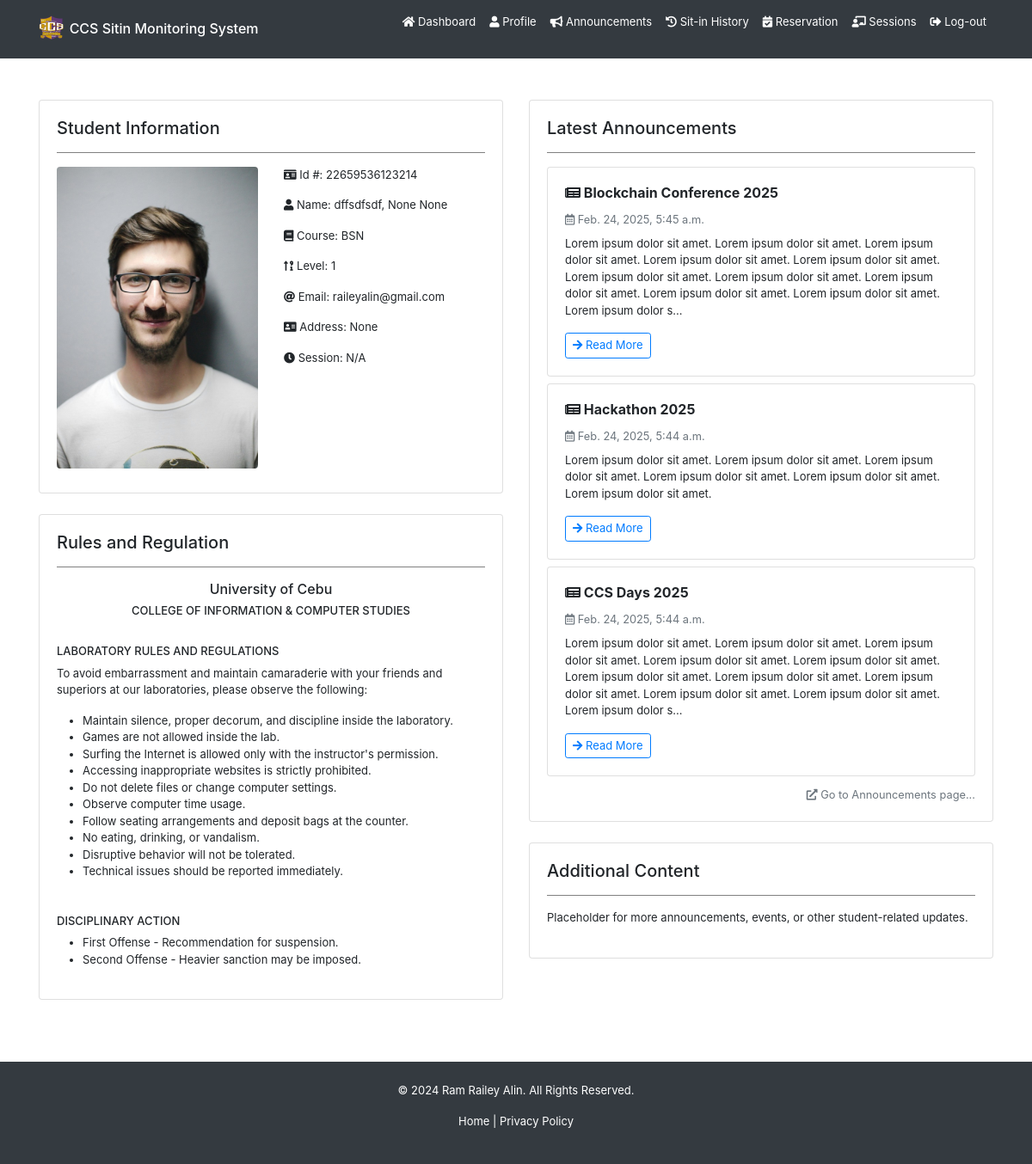
/home/ (signed in), run on an earlier commit of the app's database.
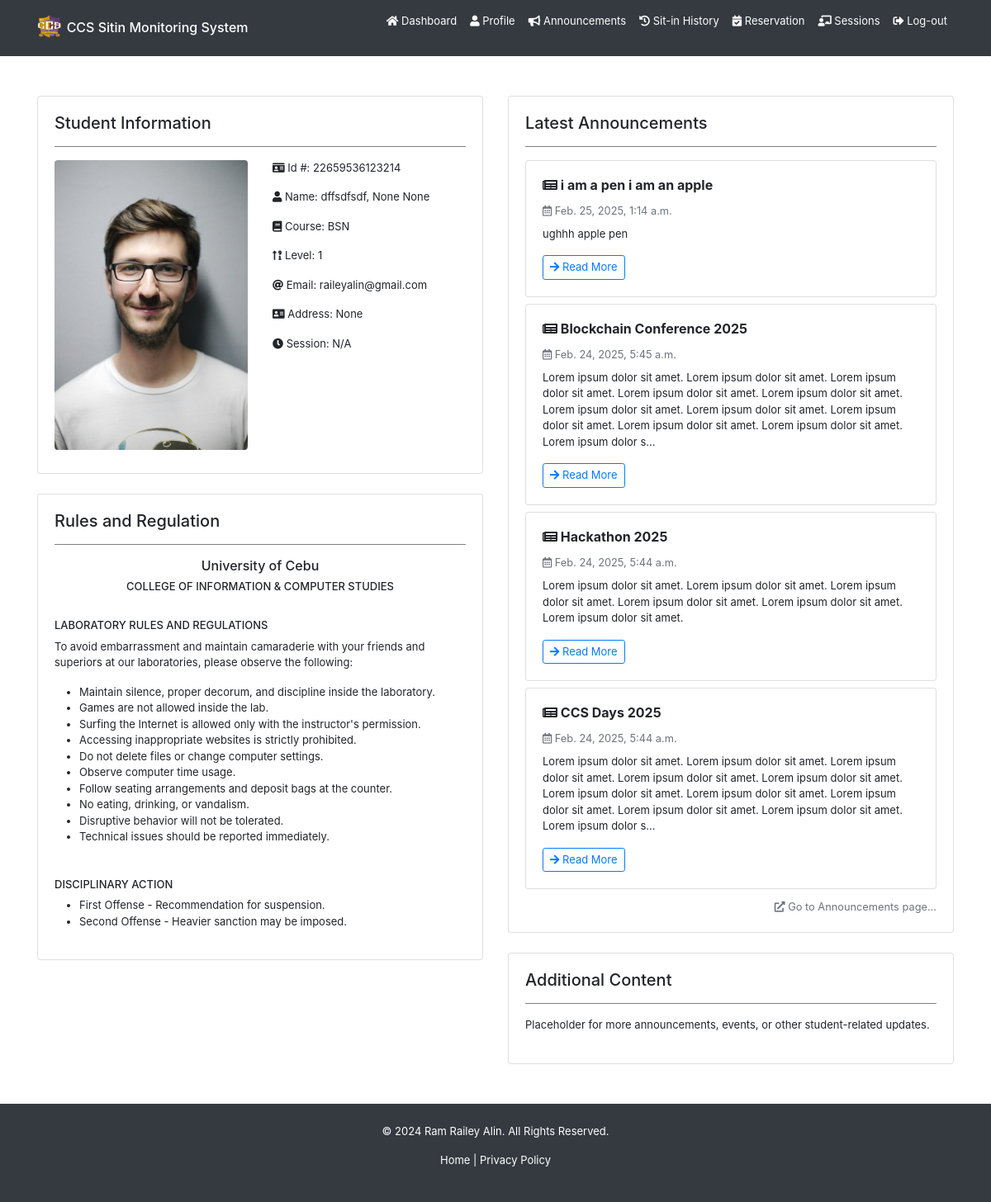
And on a later commit of the database.
### backend/models.py (models this page shows, shortened)
class Registration(models.Model):
    idno = models.IntegerField(primary_key=True)
    lastname = models.CharField(max_length=80, null=True, blank=True)
    firstname = models.CharField(max_length=80, null=True, blank=True)
    middlename = models.CharField(max_length=80, null=True, blank=True)
    course = models.CharField(max_length=80, null=True, blank=True)
    level = models.IntegerField(null=True, blank=True)
    email = models.EmailField(max_length=80, null=True, blank=True)
    address = models.CharField(max_length=255, null=True, blank=True)
    sessions = models.IntegerField(default=30, null=True, blank=True)
    profilepicture_og = models.ImageField(upload_to="profiles/", default="profiles/default.jpg", blank=True, null=True)
    profilepicture_lg = models.ImageField(upload_to="profiles/", default="profiles/default_lg.jpg", blank=True, null=True)
    profilepicture_md = models.ImageField(upload_to="profiles/", default="profiles/default_md.jpg", blank=True, null=True)
    profilepicture_sm = models.ImageField(upload_to="profiles/", default="profiles/default_sm.jpg", blank=True, null=True)
    profiledescription = models.TextField(blank=True, null=True)
    username = models.OneToOneField(User, on_delete=models.CASCADE)

class Announcement(models.Model):
    title = models.CharField(max_length=255, blank=True, null=True)
    content = models.TextField(blank=True, null=True)
    image = models.ImageField(upload_to="announcements/", default="announcements/announcement.jpg", blank=True, null=True)
    date = models.DateTimeField(auto_now_add=True)
    updated_at = models.DateTimeField(auto_now=True)
    superuser = models.ForeignKey(User, on_delete=models.CASCADE, limit_choices_to={'is_superuser': True})

### backend/views.py (the view)
# urls.py: path('home/', views.home, name='user-home'),
@login_required
def home(request):
    username = request.user.username if request.user.is_authenticated else 'Guest'
    registration = {}
    announcements = Announcement.objects.all().order_by('-date')[:5]
    if request.user.is_authenticated:
        try:
            reg = Registration.objects.get(username=request.user)
            registration = {
                'idno': reg.idno,
                'fullname': ", ".join(filter(None, [reg.lastname, " ".join(filter(None, [reg.firstname, reg.middlename]))])),
                'fname': reg.firstname,
                'lname': reg.lastname,
                'mname': reg.middlename,
                'course': reg.course,
                'level': reg.level,
                'email': reg.email,
                'address': reg.address,
                'sessions': reg.sessions,
                'profilepicture': reg.profilepicture_md,
            }
        except Registration.DoesNotExist:
            registration = {
                'idno': '',
                'fullname': '',
                'fname': '',
                'lname': '',
                'mname': '',
                'course': '',
                'level': '',
                'email': '',
                'address': '',
                'sessions': '',
                'profilepicture': 'profiles/default_lg.jpg',
            }
    if not request.user.is_authenticated:
        return redirect('/')
    return render(request, 'backend/pages/home.html', context={ 'username': username, 'registration': registration, 'announcements': announcements })

### backend/templates/backend/pages/home.html (shortened to what this page needs)
{% extends 'backend/base.html' %} {% load static %} {% block content %}
<div class="container mt-5">
    <div class="row">
        <div class="col-lg-6 col-md-12">
            <div class="row">
                <div class="col-12 mb-4">
                    <div class="card">
                        <div class="card-body student-info-card">
                            <h5 class="card-title">
                                Student Information</h5>
                            <hr />
                            <div class="row">
                                <div class="col-md-6 col-12 mb-2">
                                    <img width="100%"
                                        src="{% if registration.profilepicture and registration.profilepicture.url %}{{ registration.profilepicture.url }}{% else %}{% static 'backend/images/default-avatar.jpg' %}{% endif %}"
                                        alt="profile picture" class="img-fluid rounded" />
                                </div>
                                <div class="col-md-6 col-12">
                                    <p>
                                        <i class="fas fa-id-card"></i> Id #: {% if registration.idno%}{{ registration.idno }}{% else %}N/A{% endif %}
                                    </p>
                                    <p>
                                        <i class="fas fa-user"></i> Name: {% if registration.fullname %}{{ registration.fullname }}{% else%}N/A{% endif %}
                                    </p>
                                    <p>
                                        <i class="fas fa-book"></i> Course: {% if registration.course %}{{ registration.course }}{% else%}N/A{% endif %}
                                    </p>
                                    <p>
                                        <i class="fas fa-sort-numeric-up-alt"></i> Level: {% if registration.level %}{{ registration.level }}{% else %}N/A{%endif %}
                                    </p>
                                    <p>
                                        <i class="fas fa-at"></i> Email: {% if registration.email%}{{ registration.email }}{% else %}N/A{% endif %}
                                    </p>
                                    <p>
                                        <i class="fas fa-address-card"></i> Address: {% if registration.address %}{{ registration.address }}{% else%}N/A{% endif %}
                                    </p>
                                    <p>
                                        <i class="fas fa-clock"></i> Session: {% if registration.session %}{{ registration.sessions }}{% else%}N/A{% endif %}
                                    </p>
                                </div>
                            </div>
                        </div>
                    </div>
                </div>
                <div class="col-12 mb-4">
                    <div class="card">
                        <div class="card-body">
                            <h5>Rules and Regulation</h5>
                            <hr />
                            <div class="text-center">
                                <h6>University of Cebu</h6>
                                <h6 style="font-size: small">
                                    COLLEGE OF INFORMATION & COMPUTER STUDIES
                                </h6>
                            </div>
                            <br />
                            <h6 style="font-size: small">LABORATORY RULES AND REGULATIONS</h6>
                            <p>
                                To avoid embarrassment and maintain camaraderie with your
                                friends and superiors at our laboratories, please observe the
                                following:
                            </p>
                            <ul>
                                <li>
                                    Maintain silence, proper decorum, and discipline inside the
                                    laboratory.
                                </li>
                                <li>Games are not allowed inside the lab.</li>
                                <li>
                                    Surfing the Internet is allowed only with the instructor's
                                    permission.
                                </li>
                                <li>
                                    Accessing inappropriate websites is strictly prohibited.
                                </li>
                                <li>Do not delete files or change computer settings.</li>
                                <li>Observe computer time usage.</li>
                                <li>
                                    Follow seating arrangements and deposit bags at the counter.
                                </li>
                                <li>No eating, drinking, or vandalism.</li>
                                <li>Disruptive behavior will not be tolerated.</li>
                                <li>Technical issues should be reported immediately.</li>
                            </ul>
                            <br />
                            <h6 style="font-size: small">DISCIPLINARY ACTION</h6>
                            <ul>
                                <li>First Offense - Recommendation for suspension.</li>
                                <li>Second Offense - Heavier sanction may be imposed.</li>
                            </ul>
                        </div>
                    </div>
                </div>
            </div>
        </div>
        <div class="col-lg-6 col-md-12">
            <div class="row">
                <div class="col-12 mb-4">
                    <div class="card shadow">
                        <div class="card-body">
                            <h5 class="card-title">
                                Latest Announcements
                            </h5>
                            <hr />
                            {% for announcement in announcements %}
                            <div class="card mb-2 border-left-primary shadow-sm">
                                <div class="card-body">
                                    <h6 class="font-weight-bold">
                                        <i class="fas fa-newspaper"></i> {{ announcement.title }}
                                    </h6>
                                    <small class="text-muted">
                                        <i class="far fa-calendar-alt"></i> {{ announcement.date }}
                                    </small>
                                    <p class="mt-2">{{ announcement.content|truncatechars:"300" }}</p>
                                    <a href="{% url 'user-announcement' announcement.id %}" class="btn btn-sm btn-outline-primary">
                                        <i class="fas fa-arrow-right"></i> Read More
                                    </a>
                                </div>
                            </div>
                            {% empty %}
                            <p class="text-center text-muted">No announcements available.</p>
                            {% endfor %}
                            <div class="text-right mt-2">
                                <a class="small text-muted" href="{% url 'user-announcements' %}">
                                    <i class="fas fa-external-link-alt"></i> Go to Announcements page...
                                </a>
                            </div>
                        </div>
                    </div>
                </div>
                <div class="col-12">
                    <div class="card">
                        <div class="card-body">
                            <h5>Additional Content</h5>
                            <hr />
                            <p>
                                Placeholder for more announcements, events, or other
                                student-related updates.
                            </p>
                        </div>
                    </div>
                </div>
            </div>
        </div>
    </div>
</div>
{% endblock %}

### backend/templates/backend/base.html (shortened to what this page needs)
{% load static %}
<!DOCTYPE html>
<html>
<head>
    <link href="https://cdnjs.cloudflare.com/ajax/libs/font-awesome/5.15.3/css/all.min.css" rel="stylesheet">
    <link rel="stylesheet" href="https://cdn.jsdelivr.net/npm/bootstrap@4.0.0/dist/css/bootstrap.min.css">
    <link rel="stylesheet" href="{% static 'backend/css/styles.css' %}">
</head>
<body>
    {% include 'backend/header.html' %}
    <main>
        {% block content %}
        {% endblock %}
    </main>
    <footer class="bg-dark text-white text-center py-4 mt-5">
        <div class="container" style="font-size: small;">
            <p>&copy; 2024 Ram Railey Alin. All Rights Reserved.</p>
            <p>
                <a href="#" class="text-white">Home</a> |
                <a href="#" class="text-white">Privacy Policy</a>
            </p>
        </div>
    </footer>
</body>
</html>

### backend/templates/backend/header.html (shortened to what this page needs)
{% load static %}
<header>
    <nav class="navbar navbar-expand-lg navbar-dark bg-dark">
        <div class="container">
            <a href="{% url 'user-home' %}" class="navbar-brand">
                <img src="{% static 'backend/images/ccs_logo_3.png' %}" alt="logo" width="30" height="30" class="d-inline-block align-top">
                <h6 class="hover-antiquewhite" style="display: inline-block;">CCS Sitin Monitoring System</h6>
            </a>
            <div class="collapse navbar-collapse mb-3" id="navbarNav">
                <ul id="main-navbar" class="navbar-nav ml-auto">
                    {% if user.is_authenticated %}
                    <li class="nav-item">
                        <a href="{% url 'user-home' %}" class="nav-link active">
                            <i class="fas fa-home"></i> Dashboard
                        </a>
                    </li>
                    <li class="nav-item">
                        <a href="{% url 'user-profile' %}" class="nav-link active">
                            <i class="fas fa-user"></i> Profile
                        </a>
                    </li>
                    <li class="nav-item">
                        <a href="{% url 'user-announcements' %}" class="nav-link active">
                            <i class="fas fa-bullhorn"></i> Announcements
                        </a>
                    </li>
                    <li class="nav-item">
                        <a href="{% url 'user-sitin_history' %}" class="nav-link active">
                            <i class="fas fa-history"></i> Sit-in History
                        </a>
                    </li>
                    <li class="nav-item">
                        <a href="{% url 'user-reservation' %}" class="nav-link active">
                            <i class="fas fa-calendar-check"></i> Reservation
                        </a>
                    </li>
                    <li class="nav-item">
                        <a href="{% url 'user-sessions' %}" class="nav-link active">
                            <i class="fas fa-chalkboard-teacher"></i> Sessions
                        </a>
                    </li>
                    <li class="nav-item">
                        <a href="#" class="nav-link active hover-red" onclick="document.getElementById('logout-form').submit();">
                            <i class="fas fa-sign-out-alt"></i> Log-out
                        </a>
                    </li>
                    {% endif %}
                </ul>
            </div>
        </div>
    </nav>
</header>

### backend/static/backend/css/styles.css (style rules this page uses)
* { box-sizing: border-box; padding: 0; margin: 0; }
li { text-decoration: none; }
main { min-height: 90vh; }
p { font-size: small; }
.btn { font-size: small; }
.nav-link { font-size: small; }
hr { width: 100%; border: none; border-top: 1px solid gray; }
ul { font-size: small; margin-left: 30px; }

What changed in the data, as far as the page shows it:
added Announcement: title "i am a pen i am an apple", date "Feb. 25, 2025, 1:14 a.m.", content "ughhh apple pen"
